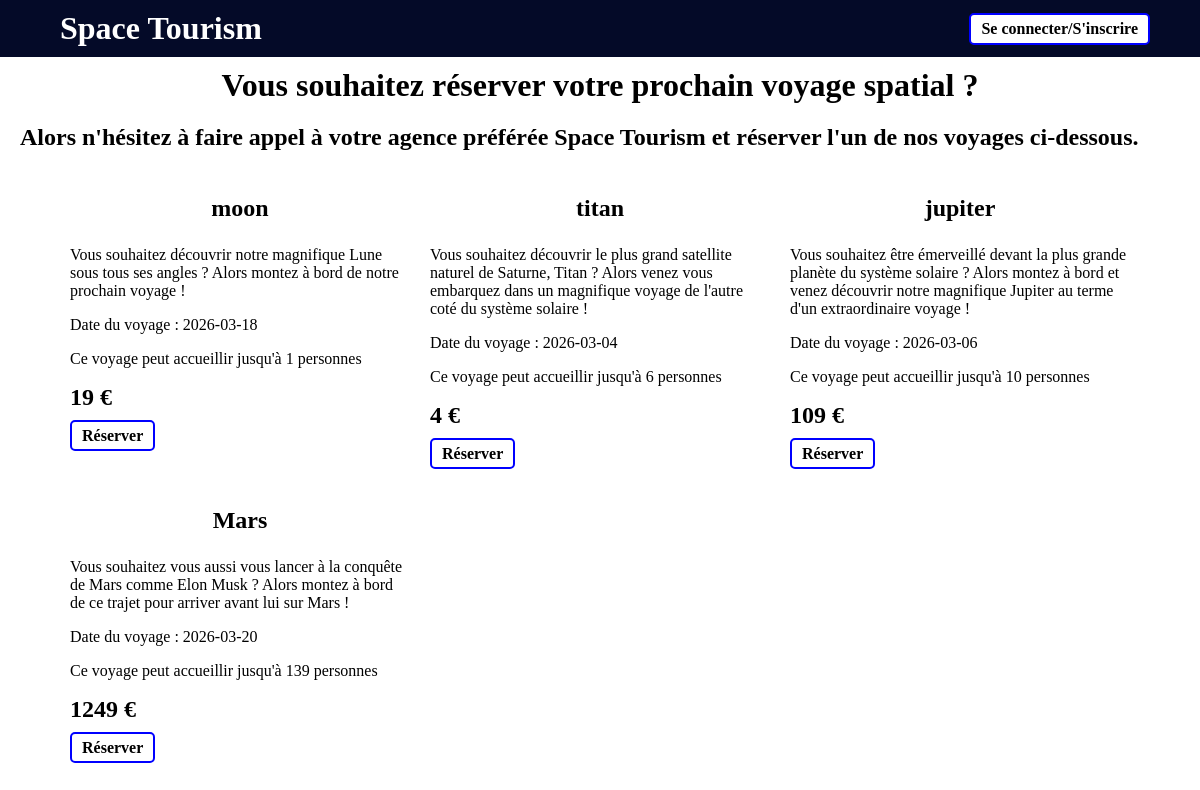
The page / on the database its author committed.
### tables this page shows
CREATE TABLE `product` (
  `id` int(11) NOT NULL AUTO_INCREMENT,
  `name` varchar(256) NOT NULL,
  `illustration` varchar(256) DEFAULT NULL,
  `departure_date` date NOT NULL,
  `max_passengers` int(11) NOT NULL,
  `price` int(11) NOT NULL,
    PRIMARY KEY (id)
);

### classes/AbstractRepository.php (called while the page is built, shortened)
<?php
abstract class AbstractRepository
{
    public function __construct()
    {
        $this->db = new PDO("mysql:host={$_ENV['db_host']};dbname={$_ENV['db_name']};port={$_ENV['db_port']}", $_ENV['db_user'], $_ENV['db_password']);
    }
}

### classes/dbProduct.php (called while the page is built, shortened)
<?php
class DbProduct extends AbstractRepository
{
public function fetchAllProduct(): array
{
    $stmt = $this->db->prepare('SELECT * FROM product');
    $stmt->execute();
    return $stmt->fetchAll(PDO::FETCH_CLASS, Product::class);
}
}

### index.php (the view, shortened to what this page needs)
<?php
$db = new DbProduct();
$result = $db->fetchAllProduct();
?>
<!DOCTYPE html>
<html lang="en">
<head>
    <link rel="stylesheet" href="style.css">
</head>
<body>
    <div class="header">
        <h1>Space Tourism</h1>
        <a href="login.php">Se connecter/S'inscrire</a>
    </div>
    <div class="indexContainer">
        <h1>Vous souhaitez réserver votre prochain voyage spatial ? </h1>
        <h2>Alors n'hésitez à faire appel à votre agence préférée Space Tourism et réserver l'un de nos voyages ci-dessous.</h2>
        <div class="products">
            <?php foreach ($result as $product) { ?>
                <div class="product">
                    <h3><?= $product->name; ?></h3>
                    <p><?= $product->illustration; ?></p>
                    <p>Date du voyage : <?= $product->departure_date; ?></p>
                    <p>Ce voyage peut accueillir jusqu'à <?= $product->max_passengers ?> personnes</p>
                    <p><span><?= $product->price; ?> €</span></p>
                    <a href="login.php">Réserver</a>
                </div>
            <?php } ?>
        </div>
    </div>
</body>
</html>

### style.css (style rules this page uses)
body { margin: 0px; }
h1 { margin: 10px 10px; }
a { padding: 5px 10px; border: solid 2px blue; border-radius: 5px; text-decoration: none; color: black; font-weight: 600; }
.header { display: flex; background-color: rgb(4, 10, 40); color: white; justify-content: space-between; padding-inline: 50px; }
.header a { background-color: white; align-self: center; }
.indexContainer h1 { text-align: center; }
.indexContainer { margin-inline: 20px; }
.products { display: grid; grid-template-columns: 1fr 1fr 1fr; gap: 20px; margin-inline: 50px; }
.products h3 { text-align: center; font-weight: 600; font-size: 24px; }
p span { font-size: 24px; font-weight: 600; }

### rows shown on the page
product: name "moon", illustration "Vous souhaitez découvrir notre magnifique Lune sous tous ses angles ? Alors montez à bord de notre prochain voyage !", departure_date "2026-03-18", max_passengers "1", price "19"
product: name "titan", illustration "Vous souhaitez découvrir le plus grand satellite naturel de Saturne, Titan ? Alors venez vous embarquez dans un magnifique voyage de l'autre coté du système solaire !", departure_date "2026-03-04", max_passengers "6", price "4"
product: name "jupiter", illustration "Vous souhaitez être émerveillé devant la plus grande planète du système solaire ? Alors montez à bord et venez découvrir notre magnifique Jupiter au terme d'un extraordinaire voyage !", departure_date "2026-03-06", max_passengers "10", price "109"
product: name "Mars", illustration "Vous souhaitez vous aussi vous lancer à la conquête de Mars comme Elon Musk ? Alors montez à bord de ce trajet pour arriver avant lui sur Mars !", departure_date "2026-03-20", max_passengers "139", price "1249"
